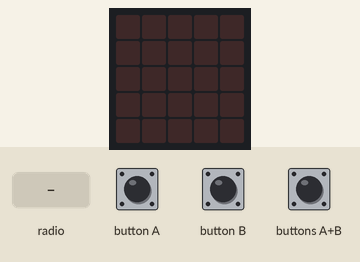
Simulated run of this program. Board: BBC micro:bit (MakeCode). Parts: the board's 5×5 LED display. The test bench sets the inputs (shaded band). Random numbers come from a fixed seed.

Above: at 1.2 s.
1.3 s: radio message "A" arrives
At 2.3 s:
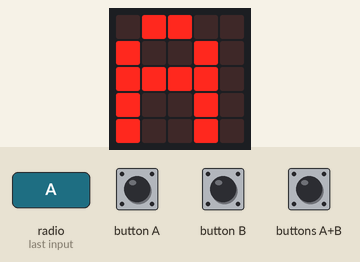
2.8 s: radio message "B" arrives
At 3.4 s:
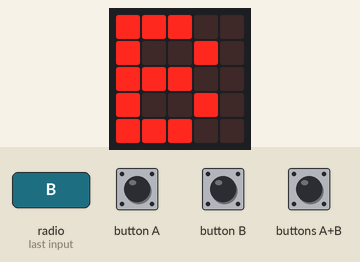
Timing chart, 0 to 5.8 s (numbered marks = the images above; inputs shaded):
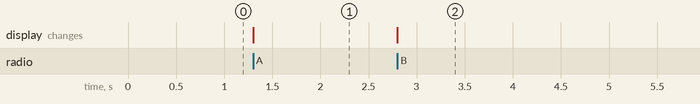

The program:

main.ts
```typescript
input.onButtonPressed(Button.A, function () {
    radio.sendString("A")
})
input.onButtonPressed(Button.AB, function () {
    radio.sendString("" + (randint(0, 9)))
})
radio.onReceivedString(function (receivedString) {
    basic.showString(receivedString)
})
input.onButtonPressed(Button.B, function () {
    radio.sendString("B")
})
radio.setGroup(250)
```

test.ts
```typescript
// 在此处测试；当此软件包作为插件使用时，将不会编译此软件包。
```

Measured:
- after the input at 1.3 s, the display: changes at once (image 1)
- after the input at 2.8 s, the display: changes at once (image 2)
